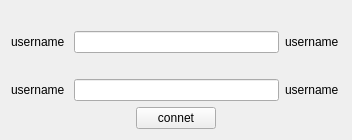
<?xml version="1.0" encoding="UTF-8"?>
<ui version="4.0">
 <class>Form</class>
 <widget class="QWidget" name="Form">
  <property name="geometry">
   <rect>
    <x>0</x>
    <y>0</y>
    <width>352</width>
    <height>131</height>
   </rect>
  </property>
  <property name="windowTitle">
   <string>Form</string>
  </property>
  <layout class="QGridLayout" name="gridLayout">
   <item row="1" column="0">
    <widget class="QLabel" name="label">
     <property name="text">
      <string>username</string>
     </property>
    </widget>
   </item>
   <item row="1" column="1" colspan="3">
    <widget class="QLineEdit" name="lineEdit"/>
   </item>
   <item row="1" column="4">
    <widget class="QLabel" name="label_3">
     <property name="text">
      <string>username</string>
     </property>
    </widget>
   </item>
   <item row="3" column="0">
    <widget class="QLabel" name="label_2">
     <property name="text">
      <string>username</string>
     </property>
    </widget>
   </item>
   <item row="3" column="1" colspan="3">
    <widget class="QLineEdit" name="lineEdit_2">
     <property name="text">
      <string/>
     </property>
    </widget>
   </item>
   <item row="3" column="4">
    <widget class="QLabel" name="label_4">
     <property name="text">
      <string>username</string>
     </property>
    </widget>
   </item>
   <item row="4" column="0" colspan="2">
    <spacer name="horizontalSpacer">
     <property name="orientation">
      <enum>Qt::Horizontal</enum>
     </property>
     <property name="sizeHint" stdset="0">
      <size>
       <width>121</width>
       <height>20</height>
      </size>
     </property>
    </spacer>
   </item>
   <item row="4" column="2">
    <widget class="QPushButton" name="pushButton">
     <property name="text">
      <string>connet</string>
     </property>
    </widget>
   </item>
   <item row="4" column="3" colspan="2">
    <spacer name="horizontalSpacer_2">
     <property name="orientation">
      <enum>Qt::Horizontal</enum>
     </property>
     <property name="sizeHint" stdset="0">
      <size>
       <width>120</width>
       <height>20</height>
      </size>
     </property>
    </spacer>
   </item>
   <item row="0" column="1" colspan="3">
    <widget class="QLabel" name="label_5">
     <property name="text">
      <string/>
     </property>
    </widget>
   </item>
   <item row="2" column="1" colspan="3">
    <widget class="QLabel" name="label_6">
     <property name="text">
      <string/>
     </property>
    </widget>
   </item>
  </layout>
 </widget>
 <resources/>
 <connections/>
</ui>
